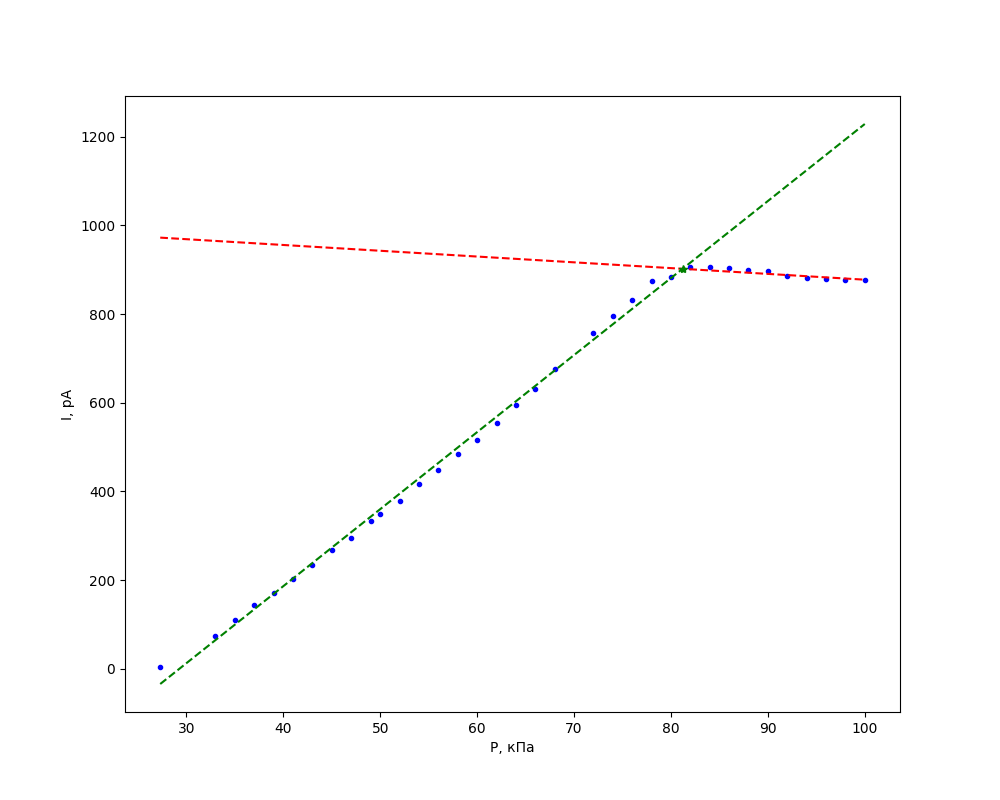

Write Python code to recreate this figure.
import matplotlib.pyplot as plt
import numpy as np
import scipy.optimize

def mapping(x, a, b):
    return a * x + b

P = list()
I = list()


with  open('data_1', 'r')  as  data:
    for line in data:
        list_line = list((map(float, line.split())))
        P.append(100 - list_line[0] / 10)
        I.append(list_line[1])


p_vverh = P[:24]
I_vverh = I[:24]

p_niz = P[24:]
I_niz = I[24:]

args, covarian = scipy.optimize.curve_fit(mapping, p_vverh, I_vverh)
args1, covarian1 = scipy.optimize.curve_fit(mapping, p_niz, I_niz)

plt.figure(figsize=[10, 8])
plt.errorbar(P, I, xerr=0, yerr=0, fmt='b.')
plt.errorbar(np.linspace(P[0], P[len(P) - 1]), np.linspace(P[0], P[len(P) - 1]) * args[0] + args[1], xerr=0, yerr=0, fmt='g--')
plt.errorbar(np.linspace(P[0], P[len(P) - 1]), np.linspace(P[0], P[len(P) - 1]) * args1[0] + args1[1], xerr=0, yerr=0, fmt='r--')
plt.errorbar(np.array([(args[1] - args1[1]) / (args1[0] - args[0])]), np.array([(args[1] - args1[1]) / (args1[0] - args[0])]) * args[0] + args[1], xerr=0, yerr=0, fmt='g*')
print("x: ", (args[1] - args1[1]) / (args1[0] - args[0]), "y: ", (args[1] - args1[1]) / (args1[0] - args[0]) * args[0] + args[1])
plt.xlabel("P, кПа")
plt.ylabel("I, pA")
plt.show()
